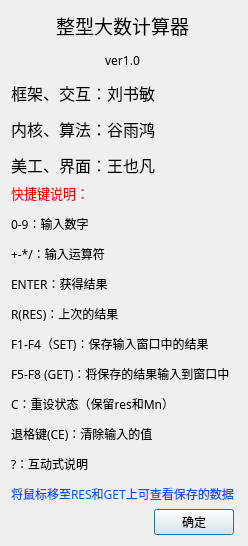
<?xml version="1.0" encoding="UTF-8"?>
<ui version="4.0">
 <class>About_dialog</class>
 <widget class="QDialog" name="About_dialog">
  <property name="geometry">
   <rect>
    <x>0</x>
    <y>0</y>
    <width>248</width>
    <height>482</height>
   </rect>
  </property>
  <property name="windowTitle">
   <string>关于</string>
  </property>
  <property name="styleSheet">
   <string notr="true">About_dialog
{
border-image: url(:/other/material/back.jpg);
}</string>
  </property>
  <layout class="QFormLayout" name="formLayout">
   <item row="1" column="0">
    <layout class="QVBoxLayout" name="verticalLayout">
     <item>
      <widget class="QLabel" name="label">
       <property name="font">
        <font>
         <family>黑体</family>
        </font>
       </property>
       <property name="text">
        <string>&lt;html&gt;&lt;head/&gt;&lt;body&gt;&lt;p align=&quot;center&quot;&gt;&lt;span style=&quot; font-size:14pt;&quot;&gt;整型大数计算器&lt;/span&gt;&lt;/p&gt;&lt;p align=&quot;center&quot;&gt;ver1.0&lt;/p&gt;&lt;p&gt;&lt;span style=&quot; font-size:12pt;&quot;&gt;框架、交互：刘书敏&lt;/span&gt;&lt;/p&gt;&lt;p&gt;&lt;span style=&quot; font-size:12pt;&quot;&gt;内核、算法：谷雨鸿&lt;/span&gt;&lt;/p&gt;&lt;p&gt;&lt;span style=&quot; font-size:12pt;&quot;&gt;美工、界面：王也凡&lt;/span&gt;&lt;/p&gt;&lt;/body&gt;&lt;/html&gt;</string>
       </property>
      </widget>
     </item>
     <item>
      <spacer name="verticalSpacer">
       <property name="orientation">
        <enum>Qt::Vertical</enum>
       </property>
       <property name="sizeHint" stdset="0">
        <size>
         <width>20</width>
         <height>40</height>
        </size>
       </property>
      </spacer>
     </item>
     <item>
      <widget class="QLabel" name="label_2">
       <property name="font">
        <font>
         <family>黑体</family>
        </font>
       </property>
       <property name="text">
        <string>&lt;html&gt;&lt;head/&gt;&lt;body&gt;&lt;p&gt;&lt;span style=&quot; font-size:10pt; color:#ff0000;&quot;&gt;快捷键说明：&lt;/span&gt;&lt;/p&gt;&lt;p&gt;0-9：输入数字&lt;/p&gt;&lt;p&gt;+-*/：输入运算符&lt;/p&gt;&lt;p&gt;ENTER：获得结果&lt;/p&gt;&lt;p&gt;R(RES)：上次的结果&lt;/p&gt;&lt;p&gt;F1-F4（SET)：保存输入窗口中的结果&lt;/p&gt;&lt;p&gt;F5-F8 (GET)：将保存的结果输入到窗口中&lt;/p&gt;&lt;p&gt;C：重设状态（保留res和Mn）&lt;/p&gt;&lt;p&gt;退格键(CE)：清除输入的值&lt;/p&gt;&lt;p&gt;?：互动式说明&lt;/p&gt;&lt;p&gt;&lt;span style=&quot; color:#0055ff;&quot;&gt;将鼠标移至RES和GET上可查看保存的数据&lt;/span&gt;&lt;/p&gt;&lt;/body&gt;&lt;/html&gt;</string>
       </property>
      </widget>
     </item>
     <item>
      <layout class="QHBoxLayout" name="horizontalLayout">
       <item>
        <spacer name="horizontalSpacer">
         <property name="orientation">
          <enum>Qt::Horizontal</enum>
         </property>
         <property name="sizeHint" stdset="0">
          <size>
           <width>40</width>
           <height>20</height>
          </size>
         </property>
        </spacer>
       </item>
       <item>
        <widget class="QPushButton" name="pushButton">
         <property name="text">
          <string>确定</string>
         </property>
        </widget>
       </item>
      </layout>
     </item>
    </layout>
   </item>
  </layout>
 </widget>
 <resources/>
 <connections/>
</ui>
